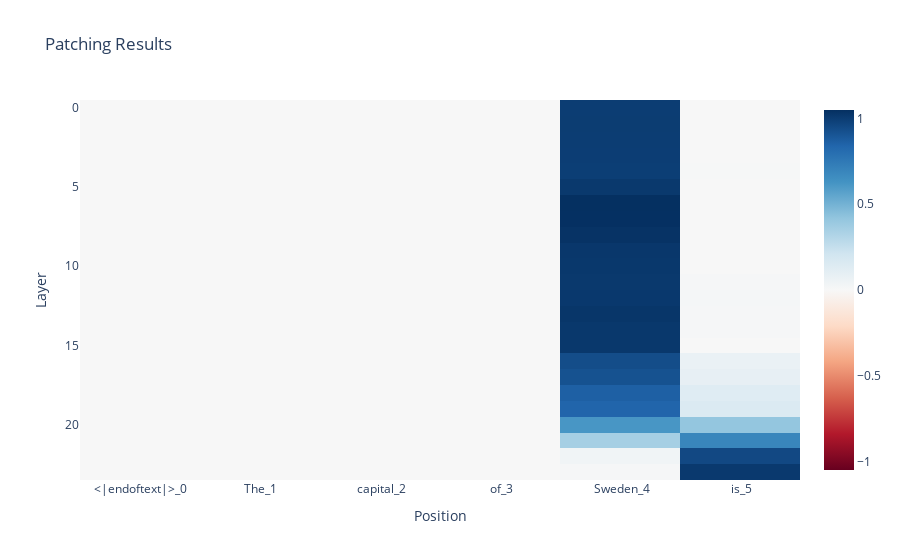

Notebook source saved alongside this figure:
### Code cell
imshow_patching_result(model, patching_result_physics[0], corrupted, answer_2)

### Figure 1 — Plotly figure (JSON) as saved in the notebook; plotly's stock layout.template omitted (floating-point values rounded to 4 significant figures; data arrays with more than 128 entries replaced by an {"elided": "..."} marker saying what was removed)
{"data": [{"coloraxis": "coloraxis", "hovertemplate": "Position: %{x}<br>Layer: %{y}<br>color: %{z}<extra></extra>", "name": "0", "type": "heatmap", "x": ["<|endoftext|>_0", "The_1", " capital_2", " of_3", " Sweden_4", " is_5"], "xaxis": "x", "yaxis": "y", "z": {"elided": "24x6 float values"}}], "layout": {"coloraxis": {"cmid": 0, "colorscale": [[0, "rgb(103,0,31)"], [0.1, "rgb(178,24,43)"], [0.2, "rgb(214,96,77)"], [0.3, "rgb(244,165,130)"], [0.4, "rgb(253,219,199)"], [0.5, "rgb(247,247,247)"], [0.6, "rgb(209,229,240)"], [0.7, "rgb(146,197,222)"], [0.8, "rgb(67,147,195)"], [0.9, "rgb(33,102,172)"], [1, "rgb(5,48,97)"]]}, "title": {"text": "Patching Results"}, "xaxis": {"anchor": "y", "constrain": "domain", "domain": [0, 1], "scaleanchor": "y", "title": {"text": "Position"}}, "yaxis": {"anchor": "x", "autorange": "reversed", "constrain": "domain", "domain": [0, 1], "title": {"text": "Layer"}}}}
